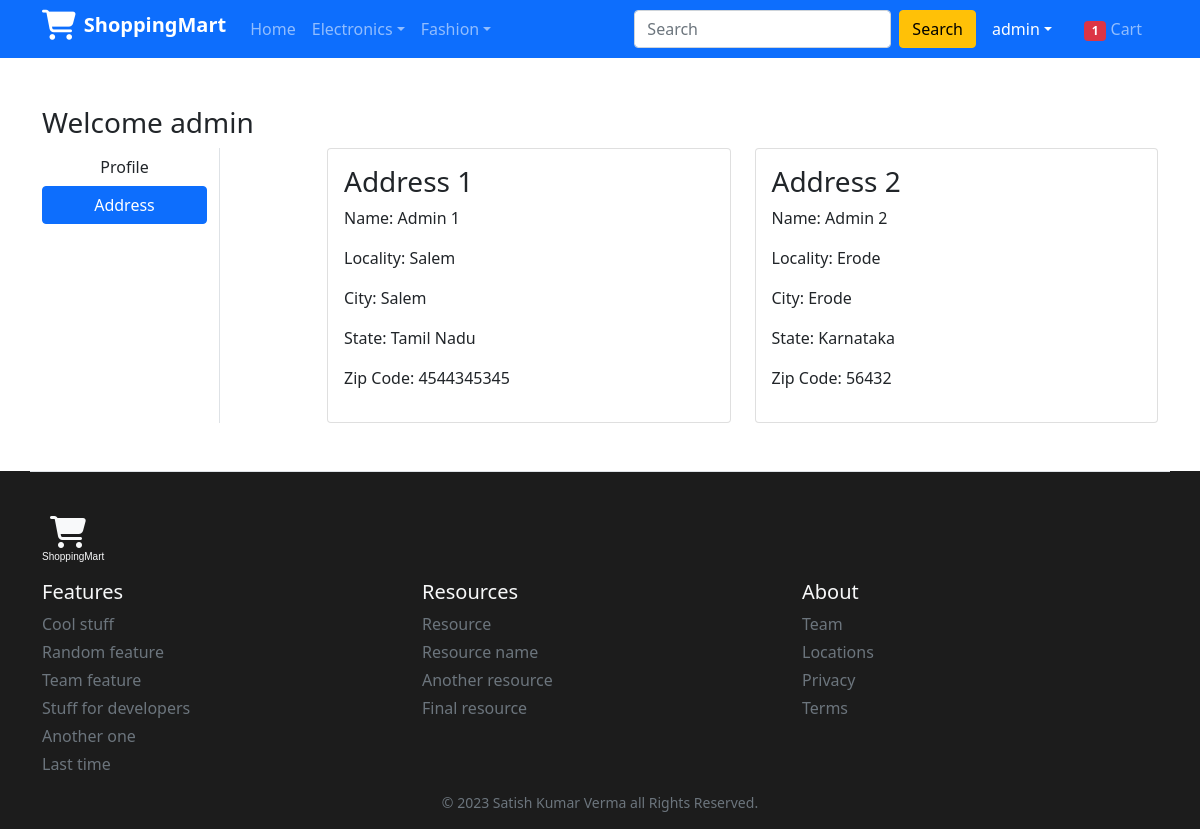
The page /address/ (signed in) on the database its author committed.
### app_version1/models.py (models this page shows, shortened)
class Customer(models.Model):
    user = models.ForeignKey(User, on_delete=models.CASCADE)
    name = models.CharField(max_length=255)
    locality = models.CharField(max_length=200)
    city = models.CharField(max_length=50)
    zipcode = models.IntegerField()
    state = models.CharField(choices=STATE_CHOICES, max_length=50)

### app_version1/views.py (the view)
# urls.py: path('address/', views.address, name='address'),
@login_required
def address(request):
    totalitem = 0
    if request.user.is_authenticated:
        totalitem = len(Cart.objects.filter(user=request.user))
    my_data = Customer.objects.filter(user=request.user)
    context={
        'my_data': my_data,
        'active': 'btn-primary',
        'totalitem': totalitem,
    }
    return render(request, 'app/address.html', context)

### app_version1/templates/app/address.html (shortened to what this page needs)
{% extends 'app/base.html' %}
{% load static %}
{% block content %}
  <div class="container my-5">
    <div class="row">
      <h3>Welcome {{ user.username }}</h3>
      <div class="col-sm-2 border-end">
        <ul class="list-unstyled">
          <li class="d-grid">
            <a href="{% url 'profile' %}" class="btn">Profile</a>
          </li>
          <li class="d-grid">
            <a href="{% url 'address' %}" class="btn {{active}}">Address</a>
          </li>
        </ul>
      </div>
      <div class="col-sm-9 offset-sm-1">
        <div class="row">
          {% for a in my_data %}
          <div class="col-sm-6">
            <div class="card">
              <div class="card-body">
                <h3>Address {{forloop.counter}}</h3>
                <p>Name: {{a.name}}</p>
                <p>Locality: {{a.locality}}</p>
                <p>City: {{a.city}}</p>
                <p>State: {{a.state}}</p>
                <p>Zip Code: {{a.zipcode}}</p>
              </div>
            </div>
          </div>
          {%empty%}
          <h2 class="text-center my-5">No Address Found</h2>
          {% endfor %}
        </div>
      </div>
    </div>
  </div>
{% endblock %}

### app_version1/templates/app/base.html (shortened to what this page needs)
<!DOCTYPE html>
{% load static %}
<html lang="en">
  <head>
    <link href="https://cdn.jsdelivr.net/npm/bootstrap@5.0.2/dist/css/bootstrap.min.css" rel="stylesheet" />
    <link rel="stylesheet" href="https://cdnjs.cloudflare.com/ajax/libs/OwlCarousel2/2.3.4/assets/owl.carousel.min.css" />
    <link rel="stylesheet" href="https://cdnjs.cloudflare.com/ajax/libs/OwlCarousel2/2.3.4/assets/owl.theme.default.min.css" />
    <link rel="stylesheet" href="https://cdnjs.cloudflare.com/ajax/libs/font-awesome/6.5.1/css/all.min.css" />
    <link rel="stylesheet" href="{% static 'app/css/style.css' %}" />
  </head>
  <body>
    {% block navbar %}
      <nav class="navbar navbar-expand-lg navbar-dark bg-primary">
        <div class="container">
          <a class="navbar-brand h1" href="/"><i class="fa-solid fa-cart-shopping fa-xl pe-2"></i><b>ShoppingMart</b></a>
          <div class="collapse navbar-collapse" id="navbarSupportedContent">
            <ul class="navbar-nav me-auto mb-2 mb-lg-0">
              <li class="nav-item">
                <a class="nav-link {% if request.path == '/' %} active {% endif %}" aria-current="page" href="/">Home</a>
              </li>
              <li class="nav-item dropdown">
                <a class="nav-link dropdown-toggle {{active}}" href="#" id="electronicsDropdown" role="button" data-bs-toggle="dropdown" aria-expanded="false">Electronics</a>
              </li>
              <li class="nav-item dropdown">
                <a class="nav-link dropdown-toggle {{active1}}" href="#" id="fashionDropdown" role="button" data-bs-toggle="dropdown" aria-expanded="false">Fashion</a>
              </li>
            </ul>
            <form class="d-flex" method='GET' action="{% url "search" %}">
              <input class="form-control me-2" type="search" placeholder="Search" name="find" aria-label="Search" />
              <button class="btn btn-warning" type="submit">Search</button>
            </form>
            <div>
              <ul class="navbar-nav me-auto mb-2 mb-lg-0">
                {% if request.user.is_authenticated %}
                  <li class="nav-item dropdown mx-2">
                    <a class="nav-link dropdown-toggle {% if request.path == '/orders/' or request.path == '/profile/' or request.path == '/changepassword/' or request.path == '/address/' %} active {% endif %}" href="#" id="profileDropdown" role="button" data-bs-toggle="dropdown" aria-expanded="false">{{ user.username }}</a>
                  </li>
                  <li class="nav-item mx-2">
                    <a href="{% url 'show-to-cart' %}" class="nav-link {% if request.path == '/cart/' %} active {% endif %}"><span class="badge bg-danger">{{totalitem}}</span> Cart</a>
                  </li>
                {% endif %}
              </ul>
            </div>
          </div>
        </div>
      </nav>
    {% endblock %}
    {% block content %}{% endblock %}
    {% block footer %}
    <div class="container-fluid" style="background-color: #1c1c1c;">
      <footer class="pt-4 mt-md-5 pt-md-5 border-top container text-light">
        <div class="row">
          <div class="col-12 col-md">
            <i class="fa-solid fa-cart-shopping fa-2xl mb-3 ps-2"></i>
            <p style="font-size: 10px; font-family: 'Franklin Gothic Medium', 'Arial Narrow', Arial, sans-serif;">ShoppingMart</p>
          </div>
          <div class="col-4 col-md">
            <h5>Features</h5>
            <ul class="list-unstyled text-small">
              <li class="mb-1"><a class="link-secondary text-decoration-none" href="#">Cool stuff</a></li>
              <li class="mb-1"><a class="link-secondary text-decoration-none" href="#">Random feature</a></li>
              <li class="mb-1"><a class="link-secondary text-decoration-none" href="#">Team feature</a></li>
              <li class="mb-1"><a class="link-secondary text-decoration-none" href="#">Stuff for developers</a></li>
              <li class="mb-1"><a class="link-secondary text-decoration-none" href="#">Another one</a></li>
              <li class="mb-1"><a class="link-secondary text-decoration-none" href="#">Last time</a></li>
            </ul>
          </div>
          <div class="col-4 col-md">
            <h5>Resources</h5>
            <ul class="list-unstyled text-small">
              <li class="mb-1"><a class="link-secondary text-decoration-none" href="#">Resource</a></li>
              <li class="mb-1"><a class="link-secondary text-decoration-none" href="#">Resource name</a></li>
              <li class="mb-1"><a class="link-secondary text-decoration-none" href="#">Another resource</a></li>
              <li class="mb-1"><a class="link-secondary text-decoration-none" href="#">Final resource</a></li>
            </ul>
          </div>
          <div class="col-4 col-md">
            <h5>About</h5>
            <ul class="list-unstyled text-small">
              <li class="mb-1"><a class="link-secondary text-decoration-none" href="#">Team</a></li>
              <li class="mb-1"><a class="link-secondary text-decoration-none" href="#">Locations</a></li>
              <li class="mb-1"><a class="link-secondary text-decoration-none" href="#">Privacy</a></li>
              <li class="mb-1"><a class="link-secondary text-decoration-none" href="#">Terms</a></li>
            </ul>
          </div>
          <div class="col-12 col-md">
            <small class="d-block mb-3 text-muted text-center">&copy; 2023 Satish Kumar Verma all Rights Reserved.</small>
          </div>
        </div>
      </footer>
  </div>
    {% endblock %}
  </body>
</html>

### rows shown on the page
Customer: name "Admin 1", locality "Salem", city "Salem", state "Tamil Nadu", zipcode "4544345345"
Customer: name "Admin 2", locality "Erode", city "Erode", state "Karnataka", zipcode "56432"

### other values the page prints
{{ user.username }} "admin"
{{ totalitem }} "1"
